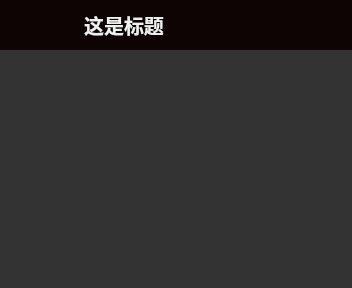
<?xml version="1.0" encoding="UTF-8"?>
<ui version="4.0">
 <class>MyCustomerWidget</class>
 <widget class="QWidget" name="MyCustomerWidget">
  <property name="geometry">
   <rect>
    <x>0</x>
    <y>0</y>
    <width>352</width>
    <height>288</height>
   </rect>
  </property>
  <property name="windowTitle">
   <string>Form</string>
  </property>
  <layout class="QVBoxLayout" name="verticalLayout">
   <property name="spacing">
    <number>0</number>
   </property>
   <property name="leftMargin">
    <number>0</number>
   </property>
   <property name="topMargin">
    <number>0</number>
   </property>
   <property name="rightMargin">
    <number>0</number>
   </property>
   <property name="bottomMargin">
    <number>0</number>
   </property>
   <item>
    <widget class="QWidget" name="widget_frame" native="true">
     <property name="styleSheet">
      <string notr="true">QWidget#widget_frame
{
/*background-color: rgba(0, 0, 0, 30);*/
border:3px solid  rgb(46, 165, 255);
}

QPushButton#btnMenu,QPushButton#btnMenu_Min,QPushButton#btnMenu_Max,QPushButton#btnMenu_Close{
	border-radius:0px;
	color: #F0F0F0;
	background-color:rgba(0,0,0,0);
	border-style:none;
}

QPushButton#btnMenu:hover,QPushButton#btnMenu_Min:hover,QPushButton#btnMenu_Max:hover{
	background-color: qlineargradient(spread:pad, x1:0, y1:1, x2:0, y2:0, stop:0 rgba(25, 134, 199, 0), stop:1 #636363);
}

QPushButton#btnMenu_Close:hover{
	background-color: qlineargradient(spread:pad, x1:0, y1:1, x2:0, y2:0, stop:0 rgba(238, 0, 0, 128), stop:1 rgba(238, 44, 44, 255));
}

QWidget#widget_title{
        background-color:rgb(14, 4, 3);
}

QLabel#lab_Ico,QLabel#lab_Title{
	border-radius:0px;
	color: #F0F0F0;
	background-color:rgba(0,0,0,0);
	border-style:none;
}
</string>
     </property>
     <layout class="QVBoxLayout" name="verticalLayout_3">
      <property name="spacing">
       <number>0</number>
      </property>
      <property name="leftMargin">
       <number>0</number>
      </property>
      <property name="topMargin">
       <number>0</number>
      </property>
      <property name="rightMargin">
       <number>0</number>
      </property>
      <property name="bottomMargin">
       <number>0</number>
      </property>
      <item>
       <widget class="QWidget" name="widget_back" native="true">
        <property name="styleSheet">
         <string notr="true"/>
        </property>
        <layout class="QVBoxLayout" name="verticalLayout_4">
         <property name="spacing">
          <number>0</number>
         </property>
         <property name="leftMargin">
          <number>0</number>
         </property>
         <property name="topMargin">
          <number>0</number>
         </property>
         <property name="rightMargin">
          <number>0</number>
         </property>
         <property name="bottomMargin">
          <number>0</number>
         </property>
         <item>
          <widget class="QWidget" name="widget_title" native="true">
           <property name="sizePolicy">
            <sizepolicy hsizetype="Preferred" vsizetype="Fixed">
             <horstretch>0</horstretch>
             <verstretch>0</verstretch>
            </sizepolicy>
           </property>
           <property name="minimumSize">
            <size>
             <width>100</width>
             <height>50</height>
            </size>
           </property>
           <property name="maximumSize">
            <size>
             <width>16777215</width>
             <height>50</height>
            </size>
           </property>
           <layout class="QHBoxLayout" name="horizontalLayout_2">
            <property name="spacing">
             <number>0</number>
            </property>
            <property name="leftMargin">
             <number>0</number>
            </property>
            <property name="topMargin">
             <number>0</number>
            </property>
            <property name="rightMargin">
             <number>0</number>
            </property>
            <property name="bottomMargin">
             <number>0</number>
            </property>
            <item>
             <widget class="QLabel" name="lab_Title">
              <property name="sizePolicy">
               <sizepolicy hsizetype="Expanding" vsizetype="Preferred">
                <horstretch>0</horstretch>
                <verstretch>0</verstretch>
               </sizepolicy>
              </property>
              <property name="styleSheet">
               <string notr="true">font: 10pt &quot;微软雅黑&quot;;
font-size:20px;
font-weight:bold;</string>
              </property>
              <property name="text">
               <string>这是标题</string>
              </property>
              <property name="alignment">
               <set>Qt::AlignCenter</set>
              </property>
             </widget>
            </item>
            <item>
             <widget class="QWidget" name="widget_menu" native="true">
              <property name="sizePolicy">
               <sizepolicy hsizetype="Minimum" vsizetype="Preferred">
                <horstretch>0</horstretch>
                <verstretch>0</verstretch>
               </sizepolicy>
              </property>
              <layout class="QHBoxLayout" name="horizontalLayout_3">
               <property name="spacing">
                <number>0</number>
               </property>
               <property name="leftMargin">
                <number>0</number>
               </property>
               <property name="topMargin">
                <number>0</number>
               </property>
               <property name="rightMargin">
                <number>0</number>
               </property>
               <property name="bottomMargin">
                <number>0</number>
               </property>
               <item>
                <widget class="QPushButton" name="btnMenu_Min">
                 <property name="sizePolicy">
                  <sizepolicy hsizetype="Minimum" vsizetype="Expanding">
                   <horstretch>0</horstretch>
                   <verstretch>0</verstretch>
                  </sizepolicy>
                 </property>
                 <property name="minimumSize">
                  <size>
                   <width>31</width>
                   <height>0</height>
                  </size>
                 </property>
                 <property name="cursor">
                  <cursorShape>ArrowCursor</cursorShape>
                 </property>
                 <property name="focusPolicy">
                  <enum>Qt::NoFocus</enum>
                 </property>
                 <property name="toolTip">
                  <string>最小化</string>
                 </property>
                 <property name="layoutDirection">
                  <enum>Qt::LeftToRight</enum>
                 </property>
                 <property name="text">
                  <string/>
                 </property>
                 <property name="icon">
                  <iconset>
                   <normaloff>:/res/img/showminisizebtn.png</normaloff>:/res/img/showminisizebtn.png</iconset>
                 </property>
                 <property name="flat">
                  <bool>true</bool>
                 </property>
                </widget>
               </item>
               <item>
                <widget class="QPushButton" name="btnMenu_Max">
                 <property name="sizePolicy">
                  <sizepolicy hsizetype="Minimum" vsizetype="Expanding">
                   <horstretch>0</horstretch>
                   <verstretch>0</verstretch>
                  </sizepolicy>
                 </property>
                 <property name="minimumSize">
                  <size>
                   <width>31</width>
                   <height>0</height>
                  </size>
                 </property>
                 <property name="cursor">
                  <cursorShape>ArrowCursor</cursorShape>
                 </property>
                 <property name="focusPolicy">
                  <enum>Qt::NoFocus</enum>
                 </property>
                 <property name="toolTip">
                  <string>最大化</string>
                 </property>
                 <property name="layoutDirection">
                  <enum>Qt::LeftToRight</enum>
                 </property>
                 <property name="text">
                  <string/>
                 </property>
                 <property name="icon">
                  <iconset>
                   <normaloff>:/res/img/showmaxsizebtn.png</normaloff>:/res/img/showmaxsizebtn.png</iconset>
                 </property>
                 <property name="flat">
                  <bool>true</bool>
                 </property>
                </widget>
               </item>
               <item>
                <widget class="QPushButton" name="btnMenu_Close">
                 <property name="sizePolicy">
                  <sizepolicy hsizetype="Minimum" vsizetype="Expanding">
                   <horstretch>0</horstretch>
                   <verstretch>0</verstretch>
                  </sizepolicy>
                 </property>
                 <property name="minimumSize">
                  <size>
                   <width>40</width>
                   <height>0</height>
                  </size>
                 </property>
                 <property name="cursor">
                  <cursorShape>ArrowCursor</cursorShape>
                 </property>
                 <property name="focusPolicy">
                  <enum>Qt::NoFocus</enum>
                 </property>
                 <property name="toolTip">
                  <string>关闭</string>
                 </property>
                 <property name="layoutDirection">
                  <enum>Qt::LeftToRight</enum>
                 </property>
                 <property name="styleSheet">
                  <string notr="true"/>
                 </property>
                 <property name="text">
                  <string/>
                 </property>
                 <property name="icon">
                  <iconset>
                   <normaloff>:/res/img/closebtn.png</normaloff>:/res/img/closebtn.png</iconset>
                 </property>
                 <property name="flat">
                  <bool>true</bool>
                 </property>
                </widget>
               </item>
              </layout>
             </widget>
            </item>
           </layout>
          </widget>
         </item>
         <item>
          <widget class="QWidget" name="widget_container" native="true">
           <property name="sizePolicy">
            <sizepolicy hsizetype="Preferred" vsizetype="Expanding">
             <horstretch>0</horstretch>
             <verstretch>0</verstretch>
            </sizepolicy>
           </property>
           <property name="styleSheet">
            <string notr="true">QWidget#widget_container
{
	
	background-color: rgb(51, 51, 51);
}
</string>
           </property>
          </widget>
         </item>
        </layout>
       </widget>
      </item>
     </layout>
    </widget>
   </item>
  </layout>
 </widget>
 <resources/>
 <connections/>
</ui>
